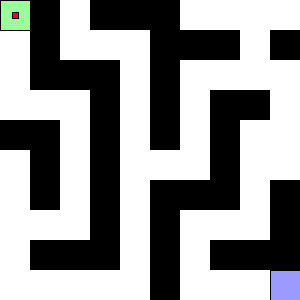
Frame 1 (no input)
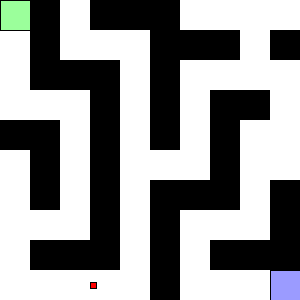
Frame 60 (the mouse pressed at the canvas centre just before this capture)
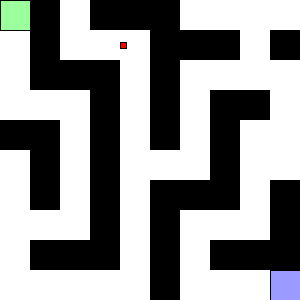
Frame 120 (the mouse held since frame 60 and released just before this capture)

The Processing sketch that drew these frames (run headless with seeded random() and noise(); from frame 60 on, the mouse is pressed at the canvas centre):

// Processing sketch: The_left_hand_rule_SPECIAL
// ── The_left_hand_rule_SPECIAL.pde
//【課題】左手の法則による迷路探索
  
int x = 7;
int y = 7;
int count = 0;
float v = 1; //速度の概念

int direction = 0; //上：0　右：1　下：2　左：3

color black = color (0);
color white = color (255);
color red = color (255,0,0);
color start = color (0,255,0,100);
color goal = color (0,0,255,100);

int [ ][ ] maze = {
                {1,1,1,1,1,1,1,1,1,1,1,1,1,1,1,1,1,1,1,1,1,1,1,1,1,1,1,1,1,1,1,1,1,1,1,1,1,1,1,1,1,1,1,1,1,1,1,1,1,1,1,1,1,1,1,1,1,1,1,1,},
                {1,1,1,1,1,1,1,1,1,1,1,1,1,1,1,1,1,1,1,1,1,1,1,1,1,1,1,1,1,1,1,1,1,1,1,1,1,1,1,1,1,1,1,1,1,1,1,1,1,1,1,1,1,1,1,1,1,1,1,1,},
                {1,1,1,1,1,1,1,1,1,1,1,1,1,1,1,1,1,1,1,1,1,1,1,1,1,1,1,1,1,1,1,1,1,1,1,1,1,1,1,1,1,1,1,1,1,1,1,1,1,1,1,1,1,1,1,1,1,1,1,1,},
                {1,1,1,1,1,1,1,1,1,1,1,1,1,1,1,1,1,1,1,1,1,1,1,1,1,1,1,1,1,1,1,1,1,1,1,1,1,1,1,1,1,1,1,1,1,1,1,1,1,1,1,1,1,1,1,1,1,1,1,1,},
                {1,1,1,1,1,1,1,1,1,1,1,1,1,1,1,1,1,1,1,1,1,1,1,1,1,1,1,1,1,1,1,1,1,1,1,1,1,1,1,1,1,1,1,1,1,1,1,1,1,1,1,1,1,1,1,1,1,1,1,1,},
                {1,1,1,1,1,0,0,0,0,0,1,1,1,1,1,0,0,0,0,0,1,1,1,1,1,1,1,1,1,1,1,1,1,1,1,0,0,0,0,0,0,0,0,0,0,0,0,0,0,0,0,0,0,0,0,1,1,1,1,1,}, 
                {1,1,1,1,1,0,0,0,0,0,1,1,1,1,1,0,0,0,0,0,1,1,1,1,1,1,1,1,1,1,1,1,1,1,1,0,0,0,0,0,0,0,0,0,0,0,0,0,0,0,0,0,0,0,0,1,1,1,1,1,}, 
                {1,1,1,1,1,0,0,0,0,0,1,1,1,1,1,0,0,0,0,0,1,1,1,1,1,1,1,1,1,1,1,1,1,1,1,0,0,0,0,0,0,0,0,0,0,0,0,0,0,0,0,0,0,0,0,1,1,1,1,1,}, 
                {1,1,1,1,1,0,0,0,0,0,1,1,1,1,1,0,0,0,0,0,1,1,1,1,1,1,1,1,1,1,1,1,1,1,1,0,0,0,0,0,0,0,0,0,0,0,0,0,0,0,0,0,0,0,0,1,1,1,1,1,}, 
                {1,1,1,1,1,0,0,0,0,0,1,1,1,1,1,0,0,0,0,0,1,1,1,1,1,1,1,1,1,1,1,1,1,1,1,0,0,0,0,0,0,0,0,0,0,0,0,0,0,0,0,0,0,0,0,1,1,1,1,1,}, 
                {1,1,1,1,1,0,0,0,0,0,1,1,1,1,1,0,0,0,0,0,0,0,0,0,0,0,0,0,0,0,1,1,1,1,1,1,1,1,1,1,1,1,1,1,1,0,0,0,0,0,1,1,1,1,1,1,1,1,1,1,}, 
                {1,1,1,1,1,0,0,0,0,0,1,1,1,1,1,0,0,0,0,0,0,0,0,0,0,0,0,0,0,0,1,1,1,1,1,1,1,1,1,1,1,1,1,1,1,0,0,0,0,0,1,1,1,1,1,1,1,1,1,1,}, 
                {1,1,1,1,1,0,0,0,0,0,1,1,1,1,1,0,0,0,0,0,0,0,0,0,0,0,0,0,0,0,1,1,1,1,1,1,1,1,1,1,1,1,1,1,1,0,0,0,0,0,1,1,1,1,1,1,1,1,1,1,}, 
                {1,1,1,1,1,0,0,0,0,0,1,1,1,1,1,0,0,0,0,0,0,0,0,0,0,0,0,0,0,0,1,1,1,1,1,1,1,1,1,1,1,1,1,1,1,0,0,0,0,0,1,1,1,1,1,1,1,1,1,1,}, 
                {1,1,1,1,1,0,0,0,0,0,1,1,1,1,1,0,0,0,0,0,0,0,0,0,0,0,0,0,0,0,1,1,1,1,1,1,1,1,1,1,1,1,1,1,1,0,0,0,0,0,1,1,1,1,1,1,1,1,1,1,}, 
                {1,1,1,1,1,0,0,0,0,0,1,1,1,1,1,1,1,1,1,1,1,1,1,1,1,0,0,0,0,0,1,1,1,1,1,0,0,0,0,0,0,0,0,0,0,0,0,0,0,0,0,0,0,0,0,1,1,1,1,1,}, 
                {1,1,1,1,1,0,0,0,0,0,1,1,1,1,1,1,1,1,1,1,1,1,1,1,1,0,0,0,0,0,1,1,1,1,1,0,0,0,0,0,0,0,0,0,0,0,0,0,0,0,0,0,0,0,0,1,1,1,1,1,}, 
                {1,1,1,1,1,0,0,0,0,0,1,1,1,1,1,1,1,1,1,1,1,1,1,1,1,0,0,0,0,0,1,1,1,1,1,0,0,0,0,0,0,0,0,0,0,0,0,0,0,0,0,0,0,0,0,1,1,1,1,1,}, 
                {1,1,1,1,1,0,0,0,0,0,1,1,1,1,1,1,1,1,1,1,1,1,1,1,1,0,0,0,0,0,1,1,1,1,1,0,0,0,0,0,0,0,0,0,0,0,0,0,0,0,0,0,0,0,0,1,1,1,1,1,}, 
                {1,1,1,1,1,0,0,0,0,0,1,1,1,1,1,1,1,1,1,1,1,1,1,1,1,0,0,0,0,0,1,1,1,1,1,0,0,0,0,0,0,0,0,0,0,0,0,0,0,0,0,0,0,0,0,1,1,1,1,1,}, 
                {1,1,1,1,1,0,0,0,0,0,0,0,0,0,0,0,0,0,0,0,1,1,1,1,1,0,0,0,0,0,1,1,1,1,1,0,0,0,0,0,1,1,1,1,1,1,1,1,1,1,0,0,0,0,0,1,1,1,1,1,}, 
                {1,1,1,1,1,0,0,0,0,0,0,0,0,0,0,0,0,0,0,0,1,1,1,1,1,0,0,0,0,0,1,1,1,1,1,0,0,0,0,0,1,1,1,1,1,1,1,1,1,1,0,0,0,0,0,1,1,1,1,1,}, 
                {1,1,1,1,1,0,0,0,0,0,0,0,0,0,0,0,0,0,0,0,1,1,1,1,1,0,0,0,0,0,1,1,1,1,1,0,0,0,0,0,1,1,1,1,1,1,1,1,1,1,0,0,0,0,0,1,1,1,1,1,}, 
                {1,1,1,1,1,0,0,0,0,0,0,0,0,0,0,0,0,0,0,0,1,1,1,1,1,0,0,0,0,0,1,1,1,1,1,0,0,0,0,0,1,1,1,1,1,1,1,1,1,1,0,0,0,0,0,1,1,1,1,1,}, 
                {1,1,1,1,1,0,0,0,0,0,0,0,0,0,0,0,0,0,0,0,1,1,1,1,1,0,0,0,0,0,1,1,1,1,1,0,0,0,0,0,1,1,1,1,1,1,1,1,1,1,0,0,0,0,0,1,1,1,1,1,}, 
                {1,1,1,1,1,1,1,1,1,1,1,1,1,1,1,0,0,0,0,0,1,1,1,1,1,0,0,0,0,0,1,1,1,1,1,0,0,0,0,0,1,1,1,1,1,0,0,0,0,0,0,0,0,0,0,1,1,1,1,1,},
                {1,1,1,1,1,1,1,1,1,1,1,1,1,1,1,0,0,0,0,0,1,1,1,1,1,0,0,0,0,0,1,1,1,1,1,0,0,0,0,0,1,1,1,1,1,0,0,0,0,0,0,0,0,0,0,1,1,1,1,1,},
                {1,1,1,1,1,1,1,1,1,1,1,1,1,1,1,0,0,0,0,0,1,1,1,1,1,0,0,0,0,0,1,1,1,1,1,0,0,0,0,0,1,1,1,1,1,0,0,0,0,0,0,0,0,0,0,1,1,1,1,1,},
                {1,1,1,1,1,1,1,1,1,1,1,1,1,1,1,0,0,0,0,0,1,1,1,1,1,0,0,0,0,0,1,1,1,1,1,0,0,0,0,0,1,1,1,1,1,0,0,0,0,0,0,0,0,0,0,1,1,1,1,1,},
                {1,1,1,1,1,1,1,1,1,1,1,1,1,1,1,0,0,0,0,0,1,1,1,1,1,0,0,0,0,0,1,1,1,1,1,0,0,0,0,0,1,1,1,1,1,0,0,0,0,0,0,0,0,0,0,1,1,1,1,1,},
                {1,1,1,1,1,0,0,0,0,0,1,1,1,1,1,0,0,0,0,0,1,1,1,1,1,0,0,0,0,0,0,0,0,0,0,0,0,0,0,0,1,1,1,1,1,0,0,0,0,0,0,0,0,0,0,1,1,1,1,1,}, 
                {1,1,1,1,1,0,0,0,0,0,1,1,1,1,1,0,0,0,0,0,1,1,1,1,1,0,0,0,0,0,0,0,0,0,0,0,0,0,0,0,1,1,1,1,1,0,0,0,0,0,0,0,0,0,0,1,1,1,1,1,}, 
                {1,1,1,1,1,0,0,0,0,0,1,1,1,1,1,0,0,0,0,0,1,1,1,1,1,0,0,0,0,0,0,0,0,0,0,0,0,0,0,0,1,1,1,1,1,0,0,0,0,0,0,0,0,0,0,1,1,1,1,1,}, 
                {1,1,1,1,1,0,0,0,0,0,1,1,1,1,1,0,0,0,0,0,1,1,1,1,1,0,0,0,0,0,0,0,0,0,0,0,0,0,0,0,1,1,1,1,1,0,0,0,0,0,0,0,0,0,0,1,1,1,1,1,},
                {1,1,1,1,1,0,0,0,0,0,1,1,1,1,1,0,0,0,0,0,1,1,1,1,1,0,0,0,0,0,0,0,0,0,0,0,0,0,0,0,1,1,1,1,1,0,0,0,0,0,0,0,0,0,0,1,1,1,1,1,}, 
                {1,1,1,1,1,0,0,0,0,0,1,1,1,1,1,0,0,0,0,0,1,1,1,1,1,0,0,0,0,0,1,1,1,1,1,1,1,1,1,1,1,1,1,1,1,0,0,0,0,0,1,1,1,1,1,1,1,1,1,1,}, 
                {1,1,1,1,1,0,0,0,0,0,1,1,1,1,1,0,0,0,0,0,1,1,1,1,1,0,0,0,0,0,1,1,1,1,1,1,1,1,1,1,1,1,1,1,1,0,0,0,0,0,1,1,1,1,1,1,1,1,1,1,}, 
                {1,1,1,1,1,0,0,0,0,0,1,1,1,1,1,0,0,0,0,0,1,1,1,1,1,0,0,0,0,0,1,1,1,1,1,1,1,1,1,1,1,1,1,1,1,0,0,0,0,0,1,1,1,1,1,1,1,1,1,1,}, 
                {1,1,1,1,1,0,0,0,0,0,1,1,1,1,1,0,0,0,0,0,1,1,1,1,1,0,0,0,0,0,1,1,1,1,1,1,1,1,1,1,1,1,1,1,1,0,0,0,0,0,1,1,1,1,1,1,1,1,1,1,}, 
                {1,1,1,1,1,0,0,0,0,0,1,1,1,1,1,0,0,0,0,0,1,1,1,1,1,0,0,0,0,0,1,1,1,1,1,1,1,1,1,1,1,1,1,1,1,0,0,0,0,0,1,1,1,1,1,1,1,1,1,1,}, 
                {1,1,1,1,1,0,0,0,0,0,0,0,0,0,0,0,0,0,0,0,1,1,1,1,1,0,0,0,0,0,1,1,1,1,1,0,0,0,0,0,0,0,0,0,0,0,0,0,0,0,1,1,1,1,1,1,1,1,1,1,},
                {1,1,1,1,1,0,0,0,0,0,0,0,0,0,0,0,0,0,0,0,1,1,1,1,1,0,0,0,0,0,1,1,1,1,1,0,0,0,0,0,0,0,0,0,0,0,0,0,0,0,1,1,1,1,1,1,1,1,1,1,},
                {1,1,1,1,1,0,0,0,0,0,0,0,0,0,0,0,0,0,0,0,1,1,1,1,1,0,0,0,0,0,1,1,1,1,1,0,0,0,0,0,0,0,0,0,0,0,0,0,0,0,1,1,1,1,1,1,1,1,1,1,},
                {1,1,1,1,1,0,0,0,0,0,0,0,0,0,0,0,0,0,0,0,1,1,1,1,1,0,0,0,0,0,1,1,1,1,1,0,0,0,0,0,0,0,0,0,0,0,0,0,0,0,1,1,1,1,1,1,1,1,1,1,},
                {1,1,1,1,1,0,0,0,0,0,0,0,0,0,0,0,0,0,0,0,1,1,1,1,1,0,0,0,0,0,1,1,1,1,1,0,0,0,0,0,0,0,0,0,0,0,0,0,0,0,1,1,1,1,1,1,1,1,1,1,},
                {1,1,1,1,1,0,0,0,0,0,1,1,1,1,1,1,1,1,1,1,1,1,1,1,1,0,0,0,0,0,1,1,1,1,1,0,0,0,0,0,1,1,1,1,1,1,1,1,1,1,1,1,1,1,1,1,1,1,1,1,},
                {1,1,1,1,1,0,0,0,0,0,1,1,1,1,1,1,1,1,1,1,1,1,1,1,1,0,0,0,0,0,1,1,1,1,1,0,0,0,0,0,1,1,1,1,1,1,1,1,1,1,1,1,1,1,1,1,1,1,1,1,},
                {1,1,1,1,1,0,0,0,0,0,1,1,1,1,1,1,1,1,1,1,1,1,1,1,1,0,0,0,0,0,1,1,1,1,1,0,0,0,0,0,1,1,1,1,1,1,1,1,1,1,1,1,1,1,1,1,1,1,1,1,},
                {1,1,1,1,1,0,0,0,0,0,1,1,1,1,1,1,1,1,1,1,1,1,1,1,1,0,0,0,0,0,1,1,1,1,1,0,0,0,0,0,1,1,1,1,1,1,1,1,1,1,1,1,1,1,1,1,1,1,1,1,},
                {1,1,1,1,1,0,0,0,0,0,1,1,1,1,1,1,1,1,1,1,1,1,1,1,1,0,0,0,0,0,1,1,1,1,1,0,0,0,0,0,1,1,1,1,1,1,1,1,1,1,1,1,1,1,1,1,1,1,1,1,},
                {1,1,1,1,1,0,0,0,0,0,0,0,0,0,0,0,0,0,0,0,0,0,0,0,0,0,0,0,0,0,1,1,1,1,1,0,0,0,0,0,0,0,0,0,0,0,0,0,0,0,0,0,0,0,0,1,1,1,1,1,},
                {1,1,1,1,1,0,0,0,0,0,0,0,0,0,0,0,0,0,0,0,0,0,0,0,0,0,0,0,0,0,1,1,1,1,1,0,0,0,0,0,0,0,0,0,0,0,0,0,0,0,0,0,0,0,0,1,1,1,1,1,},
                {1,1,1,1,1,0,0,0,0,0,0,0,0,0,0,0,0,0,0,0,0,0,0,0,0,0,0,0,0,0,1,1,1,1,1,0,0,0,0,0,0,0,0,0,0,0,0,0,0,0,0,0,0,0,0,1,1,1,1,1,},
                {1,1,1,1,1,0,0,0,0,0,0,0,0,0,0,0,0,0,0,0,0,0,0,0,0,0,0,0,0,0,1,1,1,1,1,0,0,0,0,0,0,0,0,0,0,0,0,0,0,0,0,0,0,0,0,1,1,1,1,1,},
                {1,1,1,1,1,0,0,0,0,0,0,0,0,0,0,0,0,0,0,0,0,0,0,0,0,0,0,0,0,0,1,1,1,1,1,0,0,0,0,0,0,0,0,0,0,0,0,0,0,0,0,0,0,0,0,1,1,1,1,1,},
                {1,1,1,1,1,1,1,1,1,1,1,1,1,1,1,1,1,1,1,1,1,1,1,1,1,1,1,1,1,1,1,1,1,1,1,1,1,1,1,1,1,1,1,1,1,1,1,1,1,1,1,1,1,1,1,1,1,1,1,1,},
                {1,1,1,1,1,1,1,1,1,1,1,1,1,1,1,1,1,1,1,1,1,1,1,1,1,1,1,1,1,1,1,1,1,1,1,1,1,1,1,1,1,1,1,1,1,1,1,1,1,1,1,1,1,1,1,1,1,1,1,1,},
                {1,1,1,1,1,1,1,1,1,1,1,1,1,1,1,1,1,1,1,1,1,1,1,1,1,1,1,1,1,1,1,1,1,1,1,1,1,1,1,1,1,1,1,1,1,1,1,1,1,1,1,1,1,1,1,1,1,1,1,1,},
                {1,1,1,1,1,1,1,1,1,1,1,1,1,1,1,1,1,1,1,1,1,1,1,1,1,1,1,1,1,1,1,1,1,1,1,1,1,1,1,1,1,1,1,1,1,1,1,1,1,1,1,1,1,1,1,1,1,1,1,1,},
                {1,1,1,1,1,1,1,1,1,1,1,1,1,1,1,1,1,1,1,1,1,1,1,1,1,1,1,1,1,1,1,1,1,1,1,1,1,1,1,1,1,1,1,1,1,1,1,1,1,1,1,1,1,1,1,1,1,1,1,1,},
                    }; 

  void setup() {
    size (300,300);
    frameRate(30); 
  }

  void draw() {
    translate(-30,-30);
    
    //迷路を描画
    noStroke();
    for (int i = 0; i < 60; i++) {
      for (int j = 0; j < 60; j++) {
        if( maze[i][j] == 1) {
          fill(black);
        }
        else {
          fill(white);
        }
        rect(6 * j, 6 * i, 6, 6);
      }
    }
    
    stroke(0);
    
    fill(start);
    rect(30,30,30,30);
    
    fill(goal);
    rect(300,300,30,30);

    //アニメーションの終了
    if( x == 52 && y == 52) { 
      noLoop();
    }
    
    //初期値の設定
    fill(red);
    if (count == 0) {
      rect(x * 6, y * 6, 6, 6);
      direction = 0;
    }
    
    //左手の法則
    fill (red);
    
    if (count > 0) {
      switch (direction) {
        case 0: //上を向いているとき
          if (maze[y+2][x-3] == 0) { //左にブロックがなければ左を向く
            x-=5;
            direction = 3;
          } 
          else if (maze[y-3][x] == 0) { //前にブロックがなければ前に進む
            y-=v;
            
          } 
          else if (maze[y+2][x+3] == 0) { //右にブロックがなければ右に進む
            x+=5;
            direction = 1;
          }else {
            
            direction = 2;
          }
        break;
        
        case 1: //右を向いているとき
          if (maze[y-3][x-2] == 0) {
            y-=5;
            direction = 0;
          } 
          else if (maze[y][x+3] == 0) {
            x+=v;
            
          } 
          else if (maze[y+3][x-2] == 0) {
            y+=5;
            direction =2;
          }
          else {
            direction = 3;
          }
        break;
        
        case 2: //下を向いているとき
          if (maze[y-2][x+3] == 0) { 
            x+=5;
            direction = 1;
          }
          else if (maze[y+3][x] == 0) {
            y+=v;
            
          }
          else if (maze[y-2][x-3] == 0) {
            x-=5;
            direction = 3;
          }
          else {
            
            direction = 0;
          }
          
        break;
        
        case 3: //左を向いているとき
          if (maze[y+3][x+2] == 0) {
            y+=5;
            direction = 2;
          }
          else if (maze[y][x-3] == 0) {
            x-=v;
            
          }
          else if (maze[y-3][x+2] == 0) {
            y-=5;
            direction = 0;
          }
          else {
            direction = 1;
          }
          
        break;
      }
      rect(x * 6, y * 6, 6, 6);      
    }
    count++;
    println("direction=", direction);
  }
  
  //void stop (int s, int t) {
  //  rect(s * 6,t * 6, 6 ,6);
    
  //}
